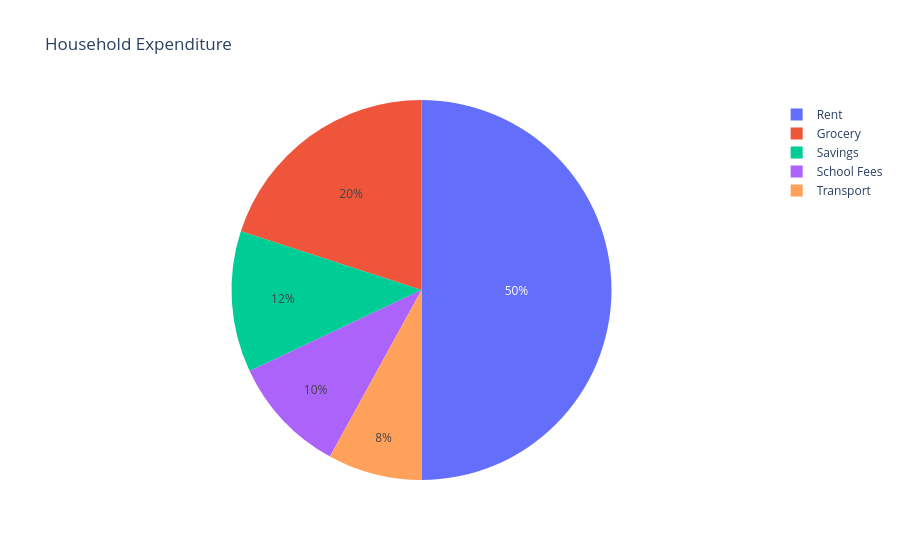

The cell this chart's notebook holds for it:
### Code cell
# Use px.pie function to create the chart. Input dataset. 
# Values parameter will set values associated to the sector. 'exp_percent' feature is passed to it.
# labels for the sector are passed to the `house hold categoris` parameter.
fig = px.pie(values=exp_percent, names=house_holdcategories, title='Household Expenditure')
fig.show()

### Figure 1 — Plotly figure (JSON) as saved in the notebook; plotly's stock layout.template omitted (floating-point values rounded to 4 significant figures)
{"data": [{"domain": {"x": [0.0, 1.0], "y": [0.0, 1.0]}, "hovertemplate": "label=%{label}<br>value=%{value}<extra></extra>", "labels": ["Grocery", "Rent", "School Fees", "Transport", "Savings"], "legendgroup": "", "name": "", "showlegend": true, "type": "pie", "values": [20, 50, 10, 8, 12]}], "layout": {"legend": {"tracegroupgap": 0}, "title": {"text": "Household Expenditure"}}}
